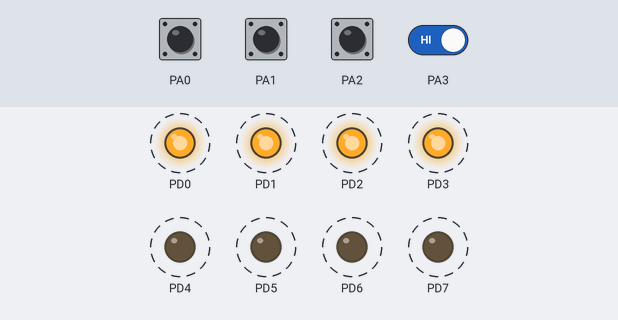
This program was run on a simulated ATmega32, built with avr-gcc and emulated at 1 MHz (the files do not name the chip). On the bench: output pins drawn as LEDs (lit = HIGH). Dashed ring = blinking. The inputs (shaded band) are chosen by the test bench; at power-on: PA0–3 HIGH.

Above: at 1.4 s.
1.5 s: PA0 pulled LOW for 1 s
At 1.65 s:
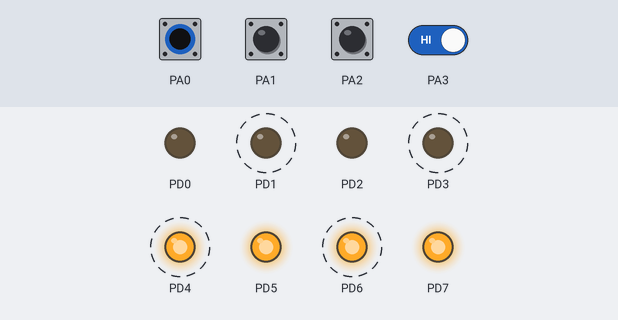
4.8 s: PA1 pulled LOW for 0.15 s
At 4.95 s:
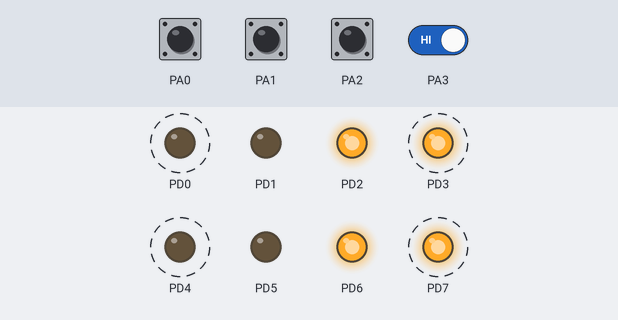
8.1 s: PA2 pulled LOW for 1 s
At 8.25 s:
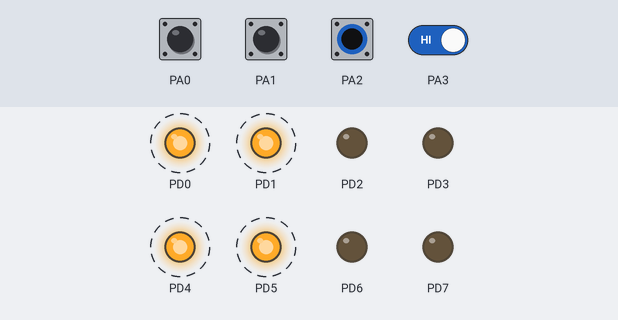
11.4 s: PA0 pulled LOW for 0.15 s
14.7 s: PA1 pulled LOW for 1 s
18.0 s: PA1 driven LOW and PA3 driven LOW
At 18.3 s:
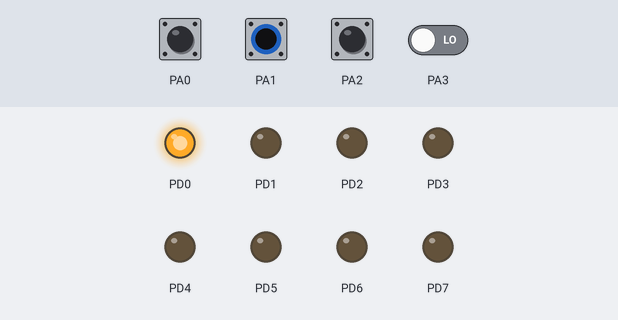
Timing chart, 0 to 20.5 s (numbered marks = the images above; inputs shaded):
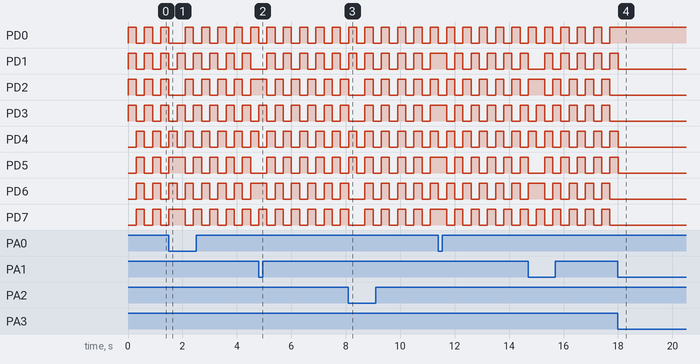

The program:

main.c
```c
/*
 */
#define F_CPU 1000000UL
#include <avr/io.h>
#include <avr/delay.h>

    int  shift_enabled = 0;// = false;
    int round_robin = 0;
    int robin2 =0;
    int way = 0;


void clear()
{

     shift_enabled = 0;// = false;
     round_robin = 0;
    way = 0;

robin2 = 0;

}

int main(void)
{
    /* Wszystkie linie portu D będą wyjściami */

    DDRD  = 0xff;

    DDRA  = 0x00;
    /* Linie portu C będą wejściami z podciągnięciem do VCC */

    PORTA = 0xff;


    int seq_a = 0b00001111;
    int seq_b = 0b11110000;


    for(;;)
    {


        PORTD = seq_a;

        _delay_ms(300);

        PORTD = seq_b;

        _delay_ms(300);

        if (shift_enabled == 1)
        {


            if (seq_a == 0b10000000)
            {
                seq_b = 0b10000000;
                seq_a = 0b00000001;
                _delay_ms(300);
            }

            //seq_b = seq_b - 1;
            //seq_a = seq_a + 1;
            seq_a = seq_a << 1;
            seq_b = seq_b >> 1;


        }

        if (round_robin == 1)
        {
         //   seq_a = 0b00000011;
           // seq_b = 0b00000011;

            if (way == 0)
            {
            seq_a = seq_a << 1;
            seq_b = seq_b << 1;
            }
            if (way == 1)
            {
            seq_a = seq_a >> 1;
            seq_b = seq_b >> 1;

            }

            if (seq_a == 0b11000000)
            {

                way = 1;

            }
            if (seq_a ==0b00000011)
            {
                way = 0;
            }

        }


        if (robin2 == 1)
        {


            seq_a  = (seq_a << 1 ) | (seq_a >> 7) & 0b11111111;
            seq_b  = (seq_b << 1 ) | (seq_b >> 7) & 0b11111111;


        }
        if ( ((PINA &0x01) == 0) && !((PINA &0x02) == 0) &&  !((PINA &0x04) == 0))
        {

            seq_a = 0b10101010;
            seq_b = 0b01010101;
            clear();
        }

        if ((PINA &0x02) == 0)
        {

            seq_a = 0b11001100;
            seq_b = 0b00110011;
            clear();

        }


        if ((PINA &0x04) == 0)
        {

            seq_a = 0b00000000;
            seq_b = 0b11111111;
            clear();
        }

        if ((PINA &0x08) == 0)
        {

            seq_a = 0b00001111;
            seq_b = 0b11110000;
           clear();

        }

         if (((PINA &0x01) == 0) && ((PINA &0x02) == 0))
        {

            seq_a = 0b00000000;
            seq_b = 0b00000001;
            clear();
        }

         if (((PINA &0x01) == 0) && ((PINA &0x04) == 0))
        {

            seq_a = 0b00000001;
            seq_b = 0b10000000;
          //  seq_b >> 1;
            clear();
            shift_enabled = 1;
        }

         if (((PINA &0x01) == 0) && ((PINA &0x08) == 0))
        {


            seq_a = 0b00000000;
            seq_b = 0b00000000;
            clear();
        }

         if (((PINA &0x04) == 0) && ((PINA &0x08) == 0))
        {


            seq_a = 0b00000011;
           seq_b = 0b00000011;
           clear();

           round_robin = 1;

        }

          if (((PINA &0x02) == 0) && ((PINA &0x08) == 0))
        {


            seq_a = 0b00000001;
            seq_b = 0b00000001;
            clear();

            robin2 = 1;

        }

        /* Przepisanie zawartości PINC do PORTD */
       // PORTD = PINA;
        //PORTD = ~PINC & 0x0f;
    }
}
```

fuse.c
```c
#include <avr/io.h>

FUSES = {
    .low = LFUSE_DEFAULT,
    .high = HFUSE_DEFAULT
};
```

Measured:
- after the input at 18.0 s, PD0: stops changing and stays HIGH; PD1, PD4, PD5: goes on until 18.0 s, then stays LOW; PD2, PD3, PD6, PD7: stops changing and stays LOW
- by itself, PD0, PD3, PD4, PD7: alternates HIGH for 0.30 s and LOW for 0.30 s
- by itself, PD1, PD5: repeats every 0.60 s: HIGH 0.30 s, LOW 0.30 s
- by itself, PD2, PD6: repeats every 0.60 s: LOW 0.30 s, HIGH 0.30 s
